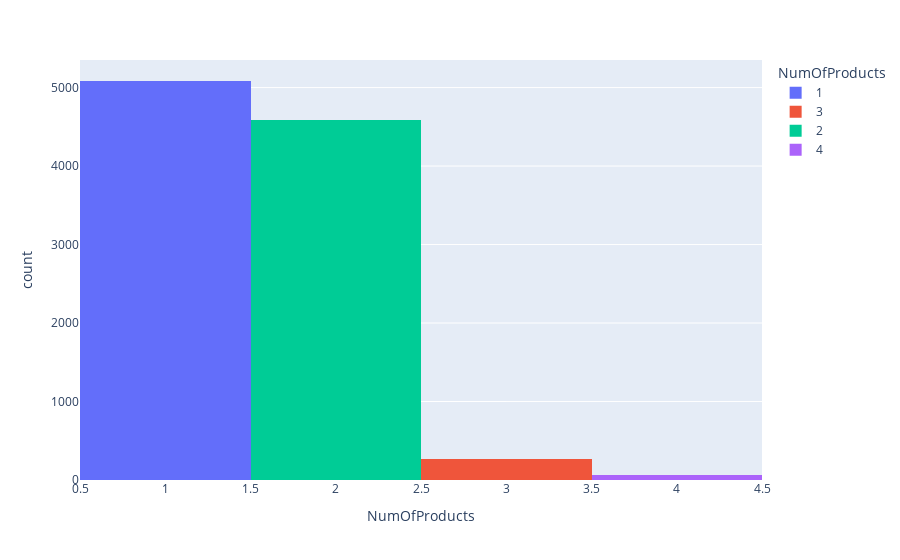

Notebook cell for this chart:
### Code cell
fig3 = px.histogram(data_new, x = 'NumOfProducts', color = 'NumOfProducts')
fig3.show()

### Figure 1 — Plotly figure (JSON) as saved in the notebook; plotly's stock layout.template omitted (floating-point values rounded to 4 significant figures; data arrays with more than 128 entries replaced by an {"elided": "..."} marker saying what was removed)
{"data": [{"alignmentgroup": "True", "bingroup": "x", "hovertemplate": "NumOfProducts=%{x}<br>count=%{y}<extra></extra>", "legendgroup": "1", "marker": {"color": "#636efa", "pattern": {"shape": ""}}, "name": "1", "offsetgroup": "1", "orientation": "v", "showlegend": true, "type": "histogram", "x": {"elided": "5084 int values"}, "xaxis": "x", "yaxis": "y"}, {"alignmentgroup": "True", "bingroup": "x", "hovertemplate": "NumOfProducts=%{x}<br>count=%{y}<extra></extra>", "legendgroup": "3", "marker": {"color": "#EF553B", "pattern": {"shape": ""}}, "name": "3", "offsetgroup": "3", "orientation": "v", "showlegend": true, "type": "histogram", "x": {"elided": "266 int values"}, "xaxis": "x", "yaxis": "y"}, {"alignmentgroup": "True", "bingroup": "x", "hovertemplate": "NumOfProducts=%{x}<br>count=%{y}<extra></extra>", "legendgroup": "2", "marker": {"color": "#00cc96", "pattern": {"shape": ""}}, "name": "2", "offsetgroup": "2", "orientation": "v", "showlegend": true, "type": "histogram", "x": {"elided": "4590 int values"}, "xaxis": "x", "yaxis": "y"}, {"alignmentgroup": "True", "bingroup": "x", "hovertemplate": "NumOfProducts=%{x}<br>count=%{y}<extra></extra>", "legendgroup": "4", "marker": {"color": "#ab63fa", "pattern": {"shape": ""}}, "name": "4", "offsetgroup": "4", "orientation": "v", "showlegend": true, "type": "histogram", "x": [4, 4, 4, 4, 4, 4, 4, 4, 4, 4, 4, 4, 4, 4, 4, 4, 4, 4, 4, 4, 4, 4, 4, 4, 4, 4, 4, 4, 4, 4, 4, 4, 4, 4, 4, 4, 4, 4, 4, 4, 4, 4, 4, 4, 4, 4, 4, 4, 4, 4, 4, 4, 4, 4, 4, 4, 4, 4, 4, 4], "xaxis": "x", "yaxis": "y"}], "layout": {"barmode": "relative", "legend": {"title": {"text": "NumOfProducts"}, "tracegroupgap": 0}, "margin": {"t": 60}, "xaxis": {"anchor": "y", "categoryarray": [1, 3, 2, 4], "categoryorder": "array", "domain": [0, 1], "title": {"text": "NumOfProducts"}}, "yaxis": {"anchor": "x", "domain": [0, 1], "title": {"text": "count"}}}}
